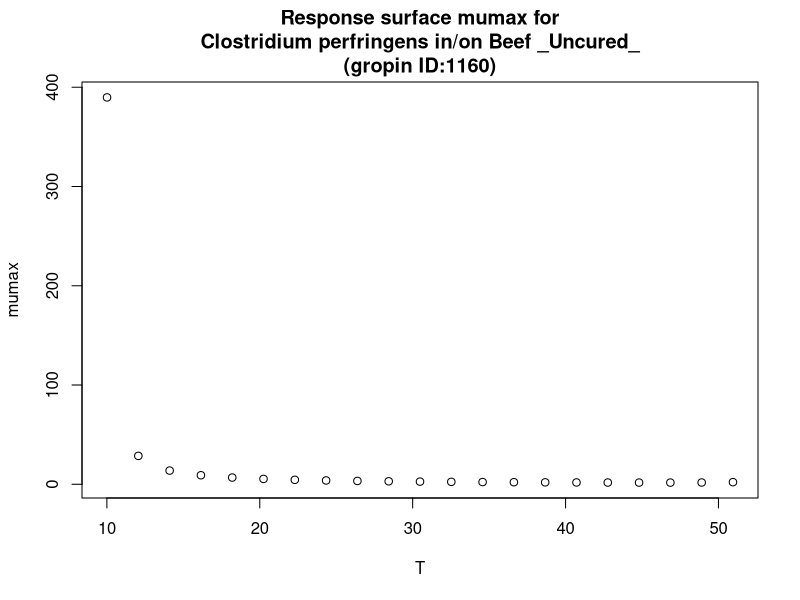

Source code (R):
#############################
# start of Parameter script
#############################
T <- seq(10.01,50.949050949051,length.out=21)
#############################
# end of Parameter script
#############################
############################# 
# start of Model script Gropin ID 1160 
#############################
 
# constant coefficients for this model
 
variables <- data.frame(T)
argumentsPar <- expand.grid(variables)
 
# heart of the model
response_surface <- function(T) {
   mumax <-((sqrt(0.050^2)*sqrt((T-10.15)^2)*sqrt((sqrt(1-exp(0.238*(T-53))))^2))^(-1))*log(1+(1/0.0699))

return(mumax=mumax)
} 

# output parameters
responseSurface <- cbind(argumentsPar,response_surface(argumentsPar['T']))
colnames(responseSurface) <- c(colnames(argumentsPar),'mumax')
#############################
# End of Model script
#############################
############################# 
# start of Visualisation script Gropin ID 1160 
#############################
plot(T,responseSurface$'mumax',xlab='T',
                          ylab='mumax',main='Response surface mumax for
Clostridium perfringens in/on Beef _Uncured_
(gropin ID:1160)')
#############################
# End of Visualisation script
#############################
